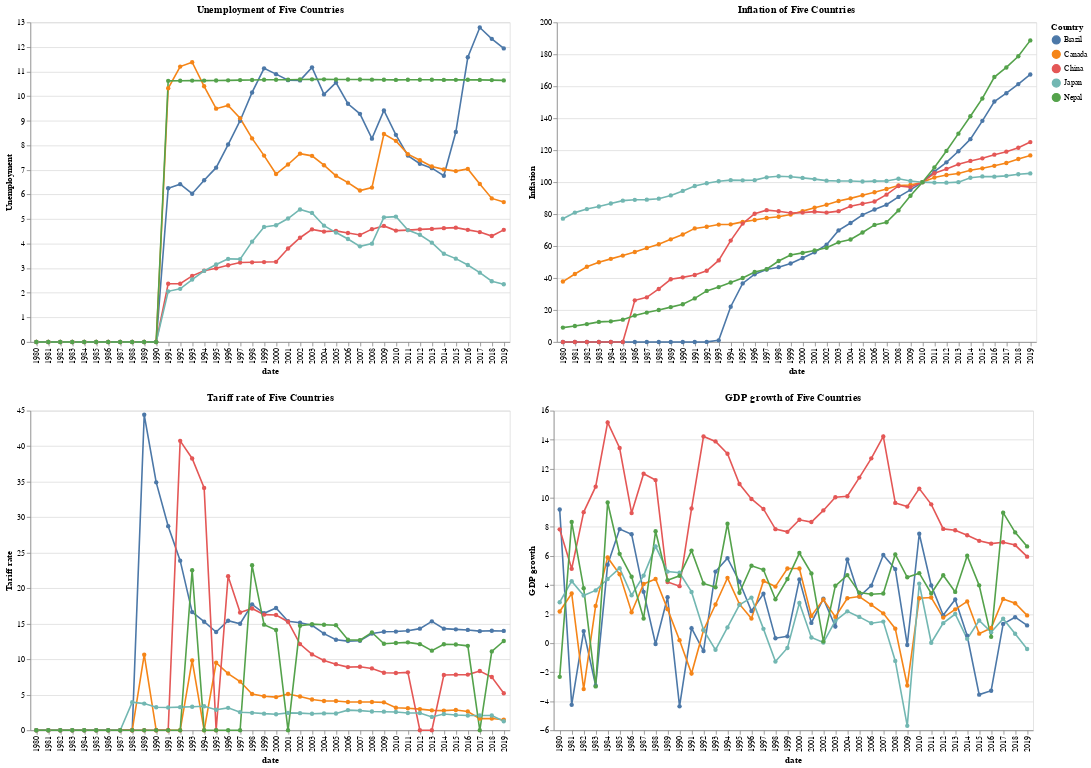

The notebook cell this image was saved under:
### Markdown cell above
Explore treads of different indicators across countries

### Code cell
# 绘制altair的折线图函数
def draw_line_chart(name,df):
    df = df.reset_index()
    long_df = pd.melt(df, id_vars=['date'],var_name='Country', value_name=f'{name}')
    chart = alt.Chart(long_df).mark_line(point=True).encode(
        x='date:O', 
        y=f'{name}:Q',
        color='Country:N',
        tooltip=['Country', 'date', f'{name}']
    ).properties(
        title=f'{name} of Five Countries',
        width=600,
        height=400
    )
    return chart

# 揭示不同国家在每个indicator下的趋势
selected_indicator = ["Unemployment", "Inflation", "Tariff rate", "GDP growth"]
charts = [draw_line_chart(name,dfs[name])for name in selected_indicator]

# 创造网格
grid = alt.vconcat(
    alt.hconcat(*charts[:2]), 
    alt.hconcat(*charts[2:])
).resolve_scale(
    x='shared',
    y='shared'
)

grid.display()

### Figure 1 — Vega-Lite specification as saved in the notebook (floating-point values rounded to 4 significant figures; data arrays with more than 128 entries replaced by an {"elided": "..."} marker saying what was removed)
{"config": {"view": {"continuousWidth": 300, "continuousHeight": 300}}, "vconcat": [{"hconcat": [{"data": {"name": "data-9d93929ac73f85117f6793369c002729"}, "mark": {"type": "line", "point": true}, "encoding": {"color": {"field": "Country", "type": "nominal"}, "tooltip": [{"field": "Country", "type": "nominal"}, {"field": "date", "type": "quantitative"}, {"field": "Unemployment", "type": "quantitative"}], "x": {"field": "date", "type": "ordinal"}, "y": {"field": "Unemployment", "type": "quantitative"}}, "height": 400, "title": "Unemployment of Five Countries", "width": 600}, {"data": {"name": "data-7a46dd415a55dc3185ce9ed22465049d"}, "mark": {"type": "line", "point": true}, "encoding": {"color": {"field": "Country", "type": "nominal"}, "tooltip": [{"field": "Country", "type": "nominal"}, {"field": "date", "type": "quantitative"}, {"field": "Inflation", "type": "quantitative"}], "x": {"field": "date", "type": "ordinal"}, "y": {"field": "Inflation", "type": "quantitative"}}, "height": 400, "title": "Inflation of Five Countries", "width": 600}]}, {"hconcat": [{"data": {"name": "data-9adfe145d9c3ffaddc698e517beb7e52"}, "mark": {"type": "line", "point": true}, "encoding": {"color": {"field": "Country", "type": "nominal"}, "tooltip": [{"field": "Country", "type": "nominal"}, {"field": "date", "type": "quantitative"}, {"field": "Tariff rate", "type": "quantitative"}], "x": {"field": "date", "type": "ordinal"}, "y": {"field": "Tariff rate", "type": "quantitative"}}, "height": 400, "title": "Tariff rate of Five Countries", "width": 600}, {"data": {"name": "data-215acffe64744a4d25a1787bd5593dd5"}, "mark": {"type": "line", "point": true}, "encoding": {"color": {"field": "Country", "type": "nominal"}, "tooltip": [{"field": "Country", "type": "nominal"}, {"field": "date", "type": "quantitative"}, {"field": "GDP growth", "type": "quantitative"}], "x": {"field": "date", "type": "ordinal"}, "y": {"field": "GDP growth", "type": "quantitative"}}, "height": 400, "title": "GDP growth of Five Countries", "width": 600}]}], "resolve": {"scale": {"x": "shared", "y": "shared"}}, "$schema": "https://vega.github.io/schema/vega-lite/v5.17.0.json", "datasets": {"data-9d93929ac73f85117f6793369c002729": {"elided": "200 records"}, "data-7a46dd415a55dc3185ce9ed22465049d": {"elided": "200 records"}, "data-9adfe145d9c3ffaddc698e517beb7e52": {"elided": "200 records"}, "data-215acffe64744a4d25a1787bd5593dd5": {"elided": "200 records"}}}
